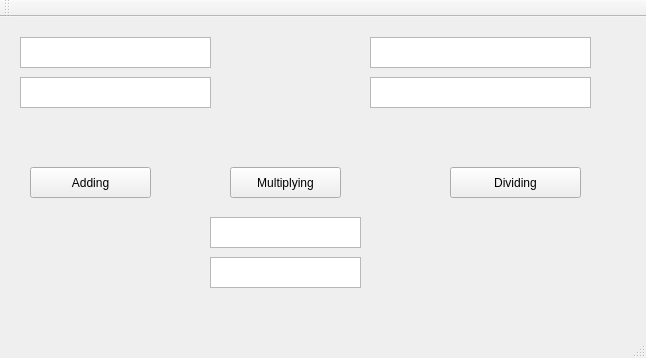
<?xml version="1.0" encoding="UTF-8"?>
<ui version="4.0">
 <class>MainWindow</class>
 <widget class="QMainWindow" name="MainWindow">
  <property name="geometry">
   <rect>
    <x>0</x>
    <y>0</y>
    <width>646</width>
    <height>358</height>
   </rect>
  </property>
  <property name="windowTitle">
   <string>MainWindow</string>
  </property>
  <widget class="QWidget" name="centralWidget">
   <widget class="QPlainTextEdit" name="number1">
    <property name="geometry">
     <rect>
      <x>20</x>
      <y>20</y>
      <width>191</width>
      <height>31</height>
     </rect>
    </property>
   </widget>
   <widget class="QPlainTextEdit" name="number1Hex">
    <property name="geometry">
     <rect>
      <x>20</x>
      <y>60</y>
      <width>191</width>
      <height>31</height>
     </rect>
    </property>
   </widget>
   <widget class="QPlainTextEdit" name="number2">
    <property name="geometry">
     <rect>
      <x>370</x>
      <y>20</y>
      <width>221</width>
      <height>31</height>
     </rect>
    </property>
   </widget>
   <widget class="QPlainTextEdit" name="numbe2Hex">
    <property name="geometry">
     <rect>
      <x>370</x>
      <y>60</y>
      <width>221</width>
      <height>31</height>
     </rect>
    </property>
   </widget>
   <widget class="QPushButton" name="adding">
    <property name="geometry">
     <rect>
      <x>30</x>
      <y>150</y>
      <width>121</width>
      <height>31</height>
     </rect>
    </property>
    <property name="text">
     <string>Adding</string>
    </property>
   </widget>
   <widget class="QPushButton" name="multiplying">
    <property name="geometry">
     <rect>
      <x>230</x>
      <y>150</y>
      <width>111</width>
      <height>31</height>
     </rect>
    </property>
    <property name="text">
     <string>Multiplying</string>
    </property>
   </widget>
   <widget class="QPushButton" name="dividing">
    <property name="geometry">
     <rect>
      <x>450</x>
      <y>150</y>
      <width>131</width>
      <height>31</height>
     </rect>
    </property>
    <property name="text">
     <string>Dividing</string>
    </property>
   </widget>
   <widget class="QPlainTextEdit" name="result">
    <property name="geometry">
     <rect>
      <x>210</x>
      <y>200</y>
      <width>151</width>
      <height>31</height>
     </rect>
    </property>
   </widget>
   <widget class="QPlainTextEdit" name="resultHex">
    <property name="geometry">
     <rect>
      <x>210</x>
      <y>240</y>
      <width>151</width>
      <height>31</height>
     </rect>
    </property>
   </widget>
  </widget>
  <widget class="QMenuBar" name="menuBar">
   <property name="geometry">
    <rect>
     <x>0</x>
     <y>0</y>
     <width>646</width>
     <height>22</height>
    </rect>
   </property>
  </widget>
  <widget class="QToolBar" name="mainToolBar">
   <attribute name="toolBarArea">
    <enum>TopToolBarArea</enum>
   </attribute>
   <attribute name="toolBarBreak">
    <bool>false</bool>
   </attribute>
  </widget>
  <widget class="QStatusBar" name="statusBar"/>
 </widget>
 <layoutdefault spacing="6" margin="11"/>
 <resources/>
 <connections/>
</ui>
